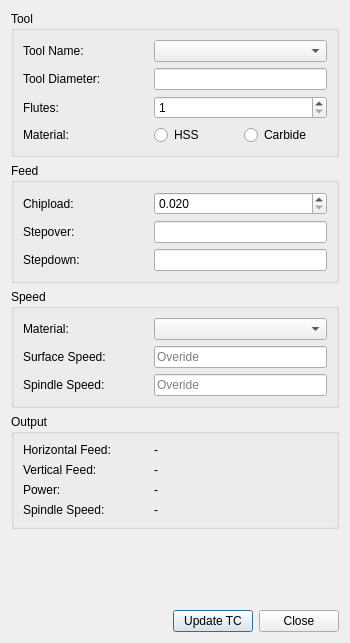
<?xml version="1.0" encoding="UTF-8"?>
<ui version="4.0">
 <class>Dialog</class>
 <widget class="QDialog" name="Dialog">
  <property name="geometry">
   <rect>
    <x>0</x>
    <y>0</y>
    <width>350</width>
    <height>643</height>
   </rect>
  </property>
  <property name="sizePolicy">
   <sizepolicy hsizetype="Preferred" vsizetype="Fixed">
    <horstretch>0</horstretch>
    <verstretch>0</verstretch>
   </sizepolicy>
  </property>
  <property name="minimumSize">
   <size>
    <width>350</width>
    <height>0</height>
   </size>
  </property>
  <property name="windowTitle">
   <string>Standalone Feeds and Speeds</string>
  </property>
  <property name="statusTip">
   <string/>
  </property>
  <layout class="QGridLayout" name="gridLayout_5">
   <item row="0" column="0">
    <widget class="QGroupBox" name="groupBox">
     <property name="title">
      <string>Tool</string>
     </property>
     <layout class="QGridLayout" name="gridLayout">
      <item row="0" column="0">
       <widget class="QLabel" name="label_13">
        <property name="sizePolicy">
         <sizepolicy hsizetype="Fixed" vsizetype="Preferred">
          <horstretch>0</horstretch>
          <verstretch>0</verstretch>
         </sizepolicy>
        </property>
        <property name="minimumSize">
         <size>
          <width>125</width>
          <height>0</height>
         </size>
        </property>
        <property name="maximumSize">
         <size>
          <width>16777215</width>
          <height>16777215</height>
         </size>
        </property>
        <property name="text">
         <string>Tool Name:</string>
        </property>
       </widget>
      </item>
      <item row="0" column="1">
       <widget class="QComboBox" name="toolController_CB">
        <property name="toolTip">
         <string>&lt;html&gt;&lt;head/&gt;&lt;body&gt;&lt;p&gt;Tool Name&lt;/p&gt;&lt;/body&gt;&lt;/html&gt;</string>
        </property>
       </widget>
      </item>
      <item row="1" column="0">
       <widget class="QLabel" name="label_6">
        <property name="sizePolicy">
         <sizepolicy hsizetype="Fixed" vsizetype="Preferred">
          <horstretch>0</horstretch>
          <verstretch>0</verstretch>
         </sizepolicy>
        </property>
        <property name="minimumSize">
         <size>
          <width>125</width>
          <height>0</height>
         </size>
        </property>
        <property name="maximumSize">
         <size>
          <width>16777215</width>
          <height>16777215</height>
         </size>
        </property>
        <property name="text">
         <string>Tool Diameter:</string>
        </property>
       </widget>
      </item>
      <item row="2" column="0">
       <widget class="QLabel" name="label_7">
        <property name="sizePolicy">
         <sizepolicy hsizetype="Fixed" vsizetype="Preferred">
          <horstretch>0</horstretch>
          <verstretch>0</verstretch>
         </sizepolicy>
        </property>
        <property name="minimumSize">
         <size>
          <width>125</width>
          <height>0</height>
         </size>
        </property>
        <property name="maximumSize">
         <size>
          <width>16777215</width>
          <height>16777215</height>
         </size>
        </property>
        <property name="text">
         <string>Flutes:</string>
        </property>
       </widget>
      </item>
      <item row="2" column="1">
       <widget class="QSpinBox" name="flutes_SB">
        <property name="toolTip">
         <string>&lt;html&gt;&lt;head/&gt;&lt;body&gt;&lt;p&gt;Number of flutes or cutting edges&lt;/p&gt;&lt;/body&gt;&lt;/html&gt;</string>
        </property>
        <property name="readOnly">
         <bool>false</bool>
        </property>
        <property name="minimum">
         <number>1</number>
        </property>
       </widget>
      </item>
      <item row="3" column="0" colspan="2">
       <layout class="QHBoxLayout" name="horizontalLayout_9">
        <property name="leftMargin">
         <number>0</number>
        </property>
        <item>
         <widget class="QLabel" name="label_2">
          <property name="sizePolicy">
           <sizepolicy hsizetype="Maximum" vsizetype="Preferred">
            <horstretch>0</horstretch>
            <verstretch>0</verstretch>
           </sizepolicy>
          </property>
          <property name="minimumSize">
           <size>
            <width>125</width>
            <height>0</height>
           </size>
          </property>
          <property name="maximumSize">
           <size>
            <width>16777215</width>
            <height>16777215</height>
           </size>
          </property>
          <property name="text">
           <string>Material:</string>
          </property>
          <property name="alignment">
           <set>Qt::AlignLeading|Qt::AlignLeft|Qt::AlignVCenter</set>
          </property>
         </widget>
        </item>
        <item>
         <widget class="QRadioButton" name="hss_RB">
          <property name="toolTip">
           <string>&lt;html&gt;&lt;head/&gt;&lt;body&gt;&lt;p&gt;High Speed Steel&lt;/p&gt;&lt;/body&gt;&lt;/html&gt;</string>
          </property>
          <property name="text">
           <string>HSS</string>
          </property>
         </widget>
        </item>
        <item>
         <widget class="QRadioButton" name="cbd_RB">
          <property name="toolTip">
           <string>&lt;html&gt;&lt;head/&gt;&lt;body&gt;&lt;p&gt;carbide&lt;/p&gt;&lt;/body&gt;&lt;/html&gt;</string>
          </property>
          <property name="text">
           <string>Carbide</string>
          </property>
         </widget>
        </item>
       </layout>
      </item>
      <item row="1" column="1">
       <widget class="QLineEdit" name="toolDia_LE">
        <property name="sizePolicy">
         <sizepolicy hsizetype="Preferred" vsizetype="Fixed">
          <horstretch>0</horstretch>
          <verstretch>0</verstretch>
         </sizepolicy>
        </property>
        <property name="toolTip">
         <string>&lt;html&gt;&lt;head/&gt;&lt;body&gt;&lt;p&gt;Tool Diameter&lt;/p&gt;&lt;/body&gt;&lt;/html&gt;</string>
        </property>
        <property name="readOnly">
         <bool>false</bool>
        </property>
        <property name="unit" stdset="0">
         <string notr="true"/>
        </property>
       </widget>
      </item>
     </layout>
    </widget>
   </item>
   <item row="1" column="0">
    <widget class="QGroupBox" name="groupBox_2">
     <property name="title">
      <string>Feed</string>
     </property>
     <layout class="QGridLayout" name="gridLayout_3">
      <item row="0" column="0">
       <widget class="QLabel" name="label_8">
        <property name="sizePolicy">
         <sizepolicy hsizetype="Fixed" vsizetype="Preferred">
          <horstretch>0</horstretch>
          <verstretch>0</verstretch>
         </sizepolicy>
        </property>
        <property name="minimumSize">
         <size>
          <width>125</width>
          <height>0</height>
         </size>
        </property>
        <property name="maximumSize">
         <size>
          <width>16777215</width>
          <height>16777215</height>
         </size>
        </property>
        <property name="text">
         <string>Chipload:</string>
        </property>
       </widget>
      </item>
      <item row="1" column="0">
       <widget class="QLabel" name="label_9">
        <property name="sizePolicy">
         <sizepolicy hsizetype="Fixed" vsizetype="Preferred">
          <horstretch>0</horstretch>
          <verstretch>0</verstretch>
         </sizepolicy>
        </property>
        <property name="minimumSize">
         <size>
          <width>125</width>
          <height>0</height>
         </size>
        </property>
        <property name="maximumSize">
         <size>
          <width>16777215</width>
          <height>16777215</height>
         </size>
        </property>
        <property name="text">
         <string>Stepover:</string>
        </property>
       </widget>
      </item>
      <item row="1" column="1">
       <widget class="QLineEdit" name="WOC_SP">
        <property name="sizePolicy">
         <sizepolicy hsizetype="Preferred" vsizetype="Fixed">
          <horstretch>0</horstretch>
          <verstretch>0</verstretch>
         </sizepolicy>
        </property>
        <property name="toolTip">
         <string>&lt;html&gt;&lt;head/&gt;&lt;body&gt;&lt;p&gt;stepover or width of cut&lt;/p&gt;&lt;/body&gt;&lt;/html&gt;</string>
        </property>
        <property name="placeholderText">
         <string/>
        </property>
        <property name="unit" stdset="0">
         <string notr="true"/>
        </property>
       </widget>
      </item>
      <item row="2" column="0">
       <widget class="QLabel" name="label_10">
        <property name="sizePolicy">
         <sizepolicy hsizetype="Fixed" vsizetype="Preferred">
          <horstretch>0</horstretch>
          <verstretch>0</verstretch>
         </sizepolicy>
        </property>
        <property name="minimumSize">
         <size>
          <width>125</width>
          <height>0</height>
         </size>
        </property>
        <property name="maximumSize">
         <size>
          <width>16777215</width>
          <height>16777215</height>
         </size>
        </property>
        <property name="text">
         <string>Stepdown:</string>
        </property>
       </widget>
      </item>
      <item row="2" column="1">
       <widget class="QLineEdit" name="DOC_SP">
        <property name="sizePolicy">
         <sizepolicy hsizetype="Preferred" vsizetype="Fixed">
          <horstretch>0</horstretch>
          <verstretch>0</verstretch>
         </sizepolicy>
        </property>
        <property name="toolTip">
         <string>&lt;html&gt;&lt;head/&gt;&lt;body&gt;&lt;p&gt;stepdown or depth of cut&lt;/p&gt;&lt;/body&gt;&lt;/html&gt;</string>
        </property>
        <property name="unit" stdset="0">
         <string notr="true"/>
        </property>
       </widget>
      </item>
      <item row="0" column="1">
       <widget class="QDoubleSpinBox" name="FPT_SB">
        <property name="toolTip">
         <string>&lt;html&gt;&lt;head/&gt;&lt;body&gt;&lt;p&gt;chipload or feed per tooth. &lt;/p&gt;&lt;/body&gt;&lt;/html&gt;</string>
        </property>
        <property name="decimals">
         <number>3</number>
        </property>
        <property name="minimum">
         <double>0.020000000000000</double>
        </property>
        <property name="maximum">
         <double>1.500000000000000</double>
        </property>
        <property name="singleStep">
         <double>0.010000000000000</double>
        </property>
        <property name="value">
         <double>0.020000000000000</double>
        </property>
       </widget>
      </item>
     </layout>
    </widget>
   </item>
   <item row="2" column="0">
    <widget class="QGroupBox" name="groupBox_3">
     <property name="title">
      <string>Speed</string>
     </property>
     <layout class="QGridLayout" name="gridLayout_2">
      <item row="0" column="0">
       <widget class="QLabel" name="label">
        <property name="sizePolicy">
         <sizepolicy hsizetype="Maximum" vsizetype="Preferred">
          <horstretch>0</horstretch>
          <verstretch>0</verstretch>
         </sizepolicy>
        </property>
        <property name="minimumSize">
         <size>
          <width>125</width>
          <height>0</height>
         </size>
        </property>
        <property name="maximumSize">
         <size>
          <width>16777215</width>
          <height>16777215</height>
         </size>
        </property>
        <property name="text">
         <string>Material:</string>
        </property>
       </widget>
      </item>
      <item row="0" column="1">
       <widget class="QComboBox" name="material_CB">
        <property name="toolTip">
         <string>&lt;html&gt;&lt;head/&gt;&lt;body&gt;&lt;p&gt;material of stock&lt;/p&gt;&lt;/body&gt;&lt;/html&gt;</string>
        </property>
       </widget>
      </item>
      <item row="1" column="0">
       <widget class="QLabel" name="label_11">
        <property name="sizePolicy">
         <sizepolicy hsizetype="Maximum" vsizetype="Preferred">
          <horstretch>0</horstretch>
          <verstretch>0</verstretch>
         </sizepolicy>
        </property>
        <property name="minimumSize">
         <size>
          <width>125</width>
          <height>0</height>
         </size>
        </property>
        <property name="maximumSize">
         <size>
          <width>16777215</width>
          <height>16777215</height>
         </size>
        </property>
        <property name="text">
         <string>Surface Speed:</string>
        </property>
        <property name="alignment">
         <set>Qt::AlignLeading|Qt::AlignLeft|Qt::AlignVCenter</set>
        </property>
       </widget>
      </item>
      <item row="2" column="0">
       <widget class="QLabel" name="label_3">
        <property name="sizePolicy">
         <sizepolicy hsizetype="Maximum" vsizetype="Preferred">
          <horstretch>0</horstretch>
          <verstretch>0</verstretch>
         </sizepolicy>
        </property>
        <property name="minimumSize">
         <size>
          <width>125</width>
          <height>0</height>
         </size>
        </property>
        <property name="maximumSize">
         <size>
          <width>16777215</width>
          <height>16777215</height>
         </size>
        </property>
        <property name="text">
         <string>Spindle Speed:</string>
        </property>
        <property name="alignment">
         <set>Qt::AlignLeading|Qt::AlignLeft|Qt::AlignVCenter</set>
        </property>
       </widget>
      </item>
      <item row="1" column="1">
       <widget class="QLineEdit" name="ss_LE">
        <property name="sizePolicy">
         <sizepolicy hsizetype="Preferred" vsizetype="Fixed">
          <horstretch>0</horstretch>
          <verstretch>0</verstretch>
         </sizepolicy>
        </property>
        <property name="toolTip">
         <string>&lt;html&gt;&lt;head/&gt;&lt;body&gt;&lt;p&gt;surface speed&lt;/p&gt;&lt;/body&gt;&lt;/html&gt;</string>
        </property>
        <property name="placeholderText">
         <string>Overide</string>
        </property>
        <property name="unit" stdset="0">
         <string notr="true"/>
        </property>
       </widget>
      </item>
      <item row="2" column="1">
       <widget class="QLineEdit" name="rpm_LE">
        <property name="sizePolicy">
         <sizepolicy hsizetype="Preferred" vsizetype="Fixed">
          <horstretch>0</horstretch>
          <verstretch>0</verstretch>
         </sizepolicy>
        </property>
        <property name="toolTip">
         <string>&lt;html&gt;&lt;head/&gt;&lt;body&gt;&lt;p&gt;spindle speed or rpm&lt;/p&gt;&lt;/body&gt;&lt;/html&gt;</string>
        </property>
        <property name="placeholderText">
         <string>Overide</string>
        </property>
        <property name="clearButtonEnabled">
         <bool>true</bool>
        </property>
        <property name="unit" stdset="0">
         <string notr="true"/>
        </property>
       </widget>
      </item>
     </layout>
    </widget>
   </item>
   <item row="3" column="0">
    <widget class="QGroupBox" name="groupBox_4">
     <property name="title">
      <string>Output</string>
     </property>
     <layout class="QGridLayout" name="gridLayout_4">
      <item row="0" column="0">
       <layout class="QHBoxLayout" name="horizontalLayout_7">
        <item>
         <widget class="QLabel" name="label_4">
          <property name="sizePolicy">
           <sizepolicy hsizetype="Maximum" vsizetype="Preferred">
            <horstretch>0</horstretch>
            <verstretch>0</verstretch>
           </sizepolicy>
          </property>
          <property name="minimumSize">
           <size>
            <width>125</width>
            <height>0</height>
           </size>
          </property>
          <property name="maximumSize">
           <size>
            <width>16777215</width>
            <height>16777215</height>
           </size>
          </property>
          <property name="text">
           <string>Horizontal Feed:</string>
          </property>
         </widget>
        </item>
        <item>
         <widget class="QLabel" name="hfeed_result">
          <property name="text">
           <string>-</string>
          </property>
         </widget>
        </item>
       </layout>
      </item>
      <item row="1" column="0">
       <layout class="QHBoxLayout" name="horizontalLayout">
        <item>
         <widget class="QLabel" name="label_14">
          <property name="sizePolicy">
           <sizepolicy hsizetype="Maximum" vsizetype="Preferred">
            <horstretch>0</horstretch>
            <verstretch>0</verstretch>
           </sizepolicy>
          </property>
          <property name="minimumSize">
           <size>
            <width>125</width>
            <height>0</height>
           </size>
          </property>
          <property name="maximumSize">
           <size>
            <width>16777215</width>
            <height>16777215</height>
           </size>
          </property>
          <property name="text">
           <string>Vertical Feed:</string>
          </property>
         </widget>
        </item>
        <item>
         <widget class="QLabel" name="vfeed_result">
          <property name="text">
           <string>-</string>
          </property>
         </widget>
        </item>
       </layout>
      </item>
      <item row="2" column="0">
       <layout class="QHBoxLayout" name="horizontalLayout_8">
        <item>
         <widget class="QLabel" name="label_5">
          <property name="sizePolicy">
           <sizepolicy hsizetype="Maximum" vsizetype="Preferred">
            <horstretch>0</horstretch>
            <verstretch>0</verstretch>
           </sizepolicy>
          </property>
          <property name="minimumSize">
           <size>
            <width>125</width>
            <height>0</height>
           </size>
          </property>
          <property name="maximumSize">
           <size>
            <width>16777215</width>
            <height>16777215</height>
           </size>
          </property>
          <property name="text">
           <string>Power:</string>
          </property>
         </widget>
        </item>
        <item>
         <widget class="QLabel" name="hp_result">
          <property name="text">
           <string>-</string>
          </property>
         </widget>
        </item>
       </layout>
      </item>
      <item row="3" column="0">
       <layout class="QHBoxLayout" name="horizontalLayout_12">
        <item>
         <widget class="QLabel" name="label_12">
          <property name="sizePolicy">
           <sizepolicy hsizetype="Maximum" vsizetype="Preferred">
            <horstretch>0</horstretch>
            <verstretch>0</verstretch>
           </sizepolicy>
          </property>
          <property name="minimumSize">
           <size>
            <width>125</width>
            <height>0</height>
           </size>
          </property>
          <property name="maximumSize">
           <size>
            <width>16777215</width>
            <height>16777215</height>
           </size>
          </property>
          <property name="text">
           <string>Spindle Speed:</string>
          </property>
         </widget>
        </item>
        <item>
         <widget class="QLabel" name="rpm_result">
          <property name="text">
           <string>-</string>
          </property>
         </widget>
        </item>
       </layout>
      </item>
     </layout>
    </widget>
   </item>
   <item row="4" column="0">
    <spacer name="verticalSpacer">
     <property name="orientation">
      <enum>Qt::Vertical</enum>
     </property>
     <property name="sizeHint" stdset="0">
      <size>
       <width>20</width>
       <height>2</height>
      </size>
     </property>
    </spacer>
   </item>
   <item row="5" column="0">
    <layout class="QHBoxLayout" name="horizontalLayout_16">
     <item>
      <spacer name="horizontalSpacer_2">
       <property name="orientation">
        <enum>Qt::Horizontal</enum>
       </property>
       <property name="sizeHint" stdset="0">
        <size>
         <width>40</width>
         <height>20</height>
        </size>
       </property>
      </spacer>
     </item>
     <item>
      <layout class="QHBoxLayout" name="horizontalLayout_15">
       <item>
        <widget class="QPushButton" name="update_PB">
         <property name="toolTip">
          <string>&lt;html&gt;&lt;head/&gt;&lt;body&gt;&lt;p&gt;apply the feed and spindle speed to the selected tool controller&lt;/p&gt;&lt;/body&gt;&lt;/html&gt;</string>
         </property>
         <property name="text">
          <string>Update TC</string>
         </property>
        </widget>
       </item>
       <item>
        <widget class="QPushButton" name="close_PB">
         <property name="toolTip">
          <string>&lt;html&gt;&lt;head/&gt;&lt;body&gt;&lt;p&gt;close the dialog&lt;/p&gt;&lt;/body&gt;&lt;/html&gt;</string>
         </property>
         <property name="text">
          <string>Close</string>
         </property>
        </widget>
       </item>
      </layout>
     </item>
    </layout>
   </item>
  </layout>
 </widget>
 <tabstops>
  <tabstop>toolController_CB</tabstop>
  <tabstop>toolDia_LE</tabstop>
  <tabstop>flutes_SB</tabstop>
  <tabstop>hss_RB</tabstop>
  <tabstop>cbd_RB</tabstop>
  <tabstop>FPT_SB</tabstop>
  <tabstop>WOC_SP</tabstop>
  <tabstop>DOC_SP</tabstop>
  <tabstop>material_CB</tabstop>
  <tabstop>ss_LE</tabstop>
  <tabstop>rpm_LE</tabstop>
  <tabstop>update_PB</tabstop>
  <tabstop>close_PB</tabstop>
 </tabstops>
 <resources/>
 <connections/>
</ui>
